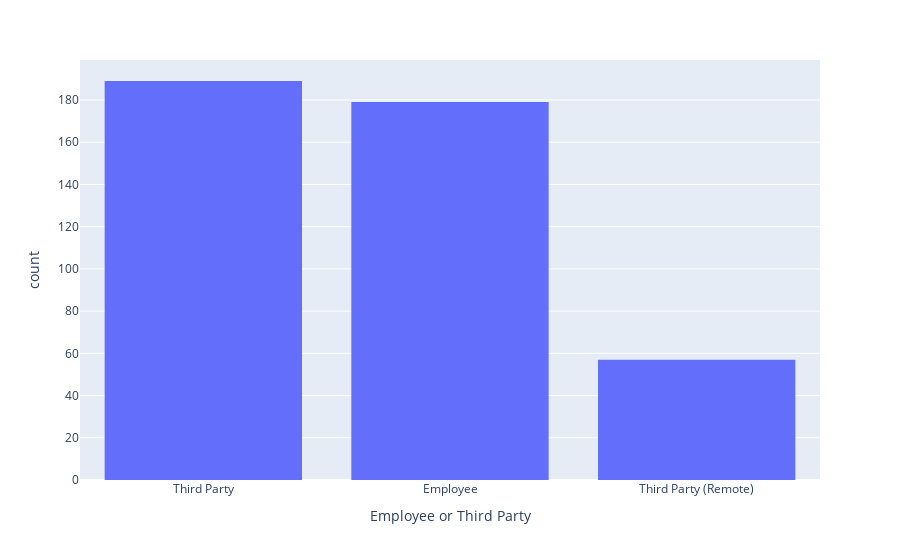

The code cell stored with this chart in its notebook:
### Markdown cell above
Let us now see the distribution of accidents with respect to the type of employee.(Employee/ThirdParty/ThirdPartyRemote)

### Code cell
fig = px.histogram(accident_safety_data_new, x="Employee or Third Party")
fig.show()

### Figure 1 — Plotly figure (JSON) as saved in the notebook; plotly's stock layout.template omitted (floating-point values rounded to 4 significant figures; data arrays with more than 128 entries replaced by an {"elided": "..."} marker saying what was removed)
{"data": [{"alignmentgroup": "True", "bingroup": "x", "hovertemplate": "Employee or Third Party=%{x}<br>count=%{y}<extra></extra>", "legendgroup": "", "marker": {"color": "#636efa"}, "name": "", "offsetgroup": "", "orientation": "v", "showlegend": false, "type": "histogram", "x": {"elided": "425 str values"}, "xaxis": "x", "yaxis": "y"}], "layout": {"barmode": "relative", "legend": {"tracegroupgap": 0}, "margin": {"t": 60}, "xaxis": {"anchor": "y", "domain": [0, 1], "title": {"text": "Employee or Third Party"}}, "yaxis": {"anchor": "x", "domain": [0, 1], "title": {"text": "count"}}}}
